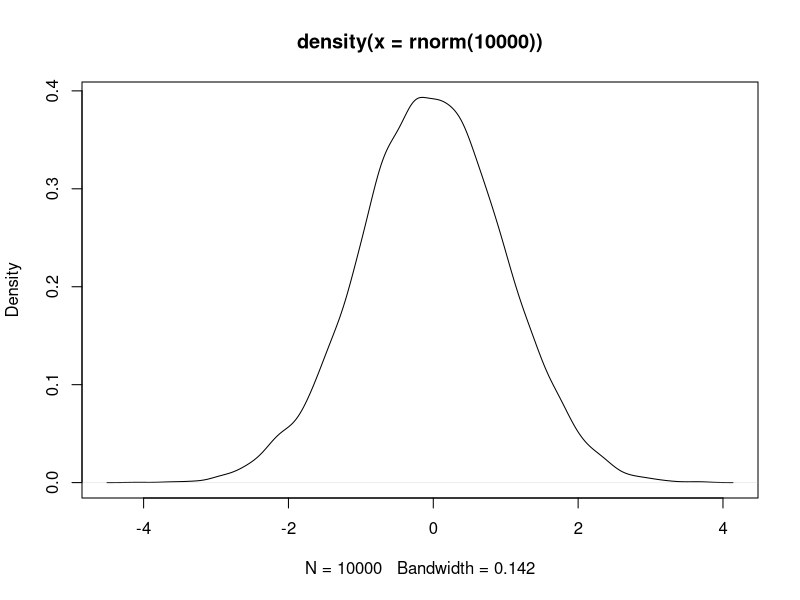

The R source for this figure:
## ---- chunk 1

plot(density(rnorm(10000)))
## ---- chunk 2
22/7
## ---- chunk 3
2+2+4+6
